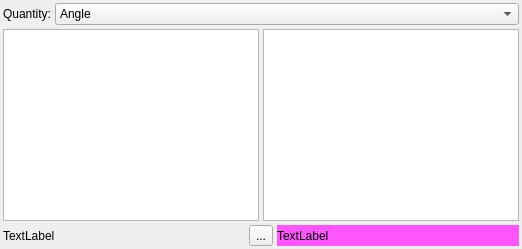
<?xml version="1.0" encoding="UTF-8"?>
<ui version="4.0">
 <class>form_converter</class>
 <widget class="QWidget" name="form_converter">
  <property name="geometry">
   <rect>
    <x>0</x>
    <y>0</y>
    <width>260</width>
    <height>196</height>
   </rect>
  </property>
  <property name="windowTitle">
   <string>Conversor</string>
  </property>
  <layout class="QVBoxLayout" name="verticalLayout">
   <property name="spacing">
    <number>4</number>
   </property>
   <property name="sizeConstraint">
    <enum>QLayout::SetFixedSize</enum>
   </property>
   <property name="margin">
    <number>3</number>
   </property>
   <item>
    <layout class="QHBoxLayout" name="horizontalLayout_3">
     <item>
      <widget class="QLabel" name="label_3">
       <property name="text">
        <string>Quantity:</string>
       </property>
      </widget>
     </item>
     <item>
      <widget class="QComboBox" name="comboBox">
       <property name="sizePolicy">
        <sizepolicy hsizetype="Expanding" vsizetype="Fixed">
         <horstretch>0</horstretch>
         <verstretch>0</verstretch>
        </sizepolicy>
       </property>
       <property name="maxVisibleItems">
        <number>15</number>
       </property>
       <item>
        <property name="text">
         <string>Angle</string>
        </property>
       </item>
       <item>
        <property name="text">
         <string>Area</string>
        </property>
       </item>
       <item>
        <property name="text">
         <string>Dimension</string>
        </property>
       </item>
       <item>
        <property name="text">
         <string>Energy</string>
        </property>
       </item>
       <item>
        <property name="text">
         <string>Mass</string>
        </property>
       </item>
       <item>
        <property name="text">
         <string>Power</string>
        </property>
       </item>
       <item>
        <property name="text">
         <string>Speed</string>
        </property>
       </item>
       <item>
        <property name="text">
         <string>Pressure</string>
        </property>
       </item>
       <item>
        <property name="text">
         <string>Temperature</string>
        </property>
       </item>
       <item>
        <property name="text">
         <string>Volume</string>
        </property>
       </item>
      </widget>
     </item>
    </layout>
   </item>
   <item>
    <layout class="QHBoxLayout" name="horizontalLayout">
     <item>
      <widget class="QListWidget" name="listWidget"/>
     </item>
     <item>
      <widget class="QListWidget" name="listWidget_2"/>
     </item>
    </layout>
   </item>
   <item>
    <layout class="QHBoxLayout" name="horizontalLayout_2">
     <item>
      <widget class="QLabel" name="label_2">
       <property name="text">
        <string notr="true">TextLabel</string>
       </property>
      </widget>
     </item>
     <item>
      <widget class="QToolButton" name="toolButton">
       <property name="toolTip">
        <string>Invert units</string>
       </property>
       <property name="text">
        <string notr="true">...</string>
       </property>
      </widget>
     </item>
     <item>
      <widget class="QLabel" name="label">
       <property name="styleSheet">
        <string notr="true">background-color: rgb(255, 85, 255);</string>
       </property>
       <property name="text">
        <string notr="true">TextLabel</string>
       </property>
      </widget>
     </item>
    </layout>
   </item>
  </layout>
 </widget>
 <resources/>
 <connections/>
</ui>
